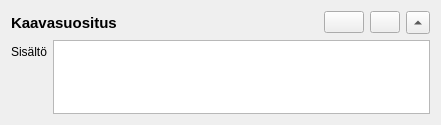
<?xml version="1.0" encoding="UTF-8"?>
<ui version="4.0">
 <class>Form</class>
 <widget class="QWidget" name="Form">
  <property name="geometry">
   <rect>
    <x>0</x>
    <y>0</y>
    <width>441</width>
    <height>125</height>
   </rect>
  </property>
  <property name="sizePolicy">
   <sizepolicy hsizetype="Preferred" vsizetype="Preferred">
    <horstretch>0</horstretch>
    <verstretch>0</verstretch>
   </sizepolicy>
  </property>
  <property name="baseSize">
   <size>
    <width>0</width>
    <height>160</height>
   </size>
  </property>
  <property name="windowTitle">
   <string>Form</string>
  </property>
  <property name="styleSheet">
   <string notr="true"/>
  </property>
  <layout class="QVBoxLayout" name="verticalLayout">
   <item>
    <layout class="QHBoxLayout" name="horizontalLayout">
     <item>
      <widget class="QLabel" name="label_2">
       <property name="font">
        <font>
         <pointsize>11</pointsize>
         <weight>75</weight>
         <bold>true</bold>
        </font>
       </property>
       <property name="text">
        <string>Kaavasuositus</string>
       </property>
      </widget>
     </item>
     <item>
      <spacer name="horizontalSpacer">
       <property name="orientation">
        <enum>Qt::Horizontal</enum>
       </property>
       <property name="sizeHint" stdset="0">
        <size>
         <width>40</width>
         <height>20</height>
        </size>
       </property>
      </spacer>
     </item>
     <item>
      <widget class="QPushButton" name="add_field_btn">
       <property name="toolTip">
        <string>Muu tieto</string>
       </property>
       <property name="text">
        <string/>
       </property>
      </widget>
     </item>
     <item>
      <widget class="QPushButton" name="del_btn">
       <property name="sizePolicy">
        <sizepolicy hsizetype="Fixed" vsizetype="Fixed">
         <horstretch>0</horstretch>
         <verstretch>0</verstretch>
        </sizepolicy>
       </property>
       <property name="maximumSize">
        <size>
         <width>30</width>
         <height>16777215</height>
        </size>
       </property>
       <property name="text">
        <string/>
       </property>
      </widget>
     </item>
     <item>
      <widget class="QToolButton" name="expand_hide_btn">
       <property name="text">
        <string>Laajenna</string>
       </property>
       <property name="autoRaise">
        <bool>false</bool>
       </property>
       <property name="arrowType">
        <enum>Qt::UpArrow</enum>
       </property>
      </widget>
     </item>
    </layout>
   </item>
   <item>
    <layout class="QFormLayout" name="form_layout">
     <item row="0" column="0">
      <widget class="QLabel" name="value_label">
       <property name="text">
        <string>Sisältö</string>
       </property>
      </widget>
     </item>
     <item row="0" column="1">
      <widget class="QTextEdit" name="text_input">
       <property name="sizePolicy">
        <sizepolicy hsizetype="Expanding" vsizetype="Preferred">
         <horstretch>0</horstretch>
         <verstretch>0</verstretch>
        </sizepolicy>
       </property>
       <property name="baseSize">
        <size>
         <width>600</width>
         <height>120</height>
        </size>
       </property>
      </widget>
     </item>
    </layout>
   </item>
  </layout>
 </widget>
 <resources/>
 <connections/>
</ui>
